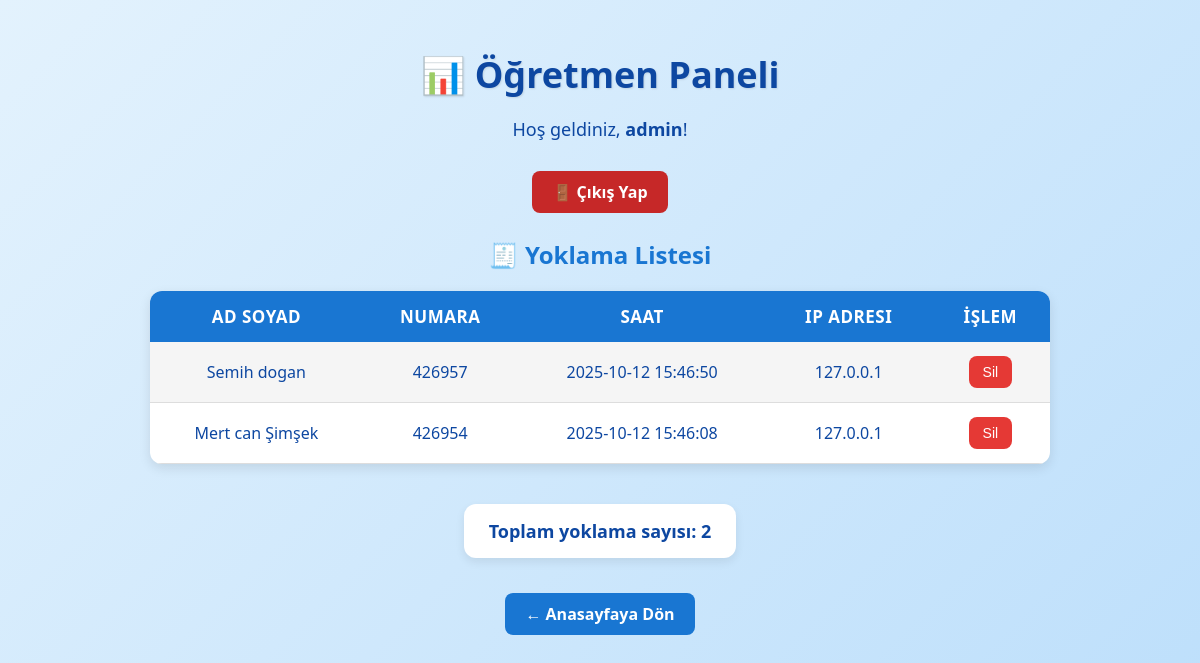
The page /dashboard (signed in) on the database its author committed.
### tables this page shows
CREATE TABLE attendance (
            id INTEGER PRIMARY KEY AUTOINCREMENT,
            student_id INTEGER,
            student_name TEXT NOT NULL,
            timestamp DATETIME DEFAULT CURRENT_TIMESTAMP, ip_address TEXT,
            FOREIGN KEY(student_id) REFERENCES students(id)
        );

CREATE TABLE students (
            id INTEGER PRIMARY KEY AUTOINCREMENT,
            student_number TEXT UNIQUE NOT NULL,
            name TEXT,
            password_hash TEXT NOT NULL
        );

### app.py (the view)
@app.route('/dashboard')
@teacher_required
def dashboard():
    conn = get_db()
    rows = conn.execute("""
        SELECT a.id, a.student_name, s.student_number, a.timestamp, a.ip_address
        FROM attendance a
        LEFT JOIN students s ON a.student_id = s.id
        ORDER BY a.timestamp DESC
    """).fetchall()
    adjusted_rows = []
    for row in rows:
        utc_time = datetime.strptime(row['timestamp'], "%Y-%m-%d %H:%M:%S")
        local_time = utc_time + timedelta(hours=3)
        row_dict = dict(row)
        row_dict['timestamp'] = local_time.strftime("%Y-%m-%d %H:%M:%S")
        adjusted_rows.append(row_dict)
    total = len(adjusted_rows)
    conn.close()
    return render_template('dashboard.html', attendances=adjusted_rows, total=total)

### app.py (called while the page is built)
def get_db():
    conn = sqlite3.connect(DB_PATH)
    conn.row_factory = sqlite3.Row
    return conn

def teacher_required(f):
    @wraps(f)
    def decorated(*args, **kwargs):
        if 'teacher' not in session:
            return redirect(url_for('teacher_login'))
        return f(*args, **kwargs)
    return decorated

### templates/dashboard.html (shortened to what this page needs)
<!DOCTYPE html>
<html>
<head>
  <link rel="stylesheet" href="{{ url_for('static', filename='dashboard.css') }}">
</head>
<body>
  <h1>📊 Öğretmen Paneli</h1>
  <p class="welcome">Hoş geldiniz, <strong>admin</strong>!</p>
  <a class="logout-btn" href="{{ url_for('logout') }}">🚪 Çıkış Yap</a>
  <h2>🧾 Yoklama Listesi</h2>
  <table>
    <tr>
        <th>Ad Soyad</th>
        <th>Numara</th>
        <th>Saat</th>
        <th>IP Adresi</th>
        <th>İşlem</th>
    </tr>
    {% for y in attendances %}
    <tr>
        <td>{{ y['student_name'] }}</td>
        <td>{{ y['student_number'] }}</td>
        <td>{{ y['timestamp'] }}</td>
        <td>{{ y['ip_address'] or '—' }}</td>
        <td>
            <form method="POST" action="{{ url_for('delete_attendance', id=y['id']) }}">
                <button type="submit" class="delete-btn">Sil</button>
            </form>
        </td>
    </tr>
    {% endfor %}
  </table>
  <p class="total">Toplam yoklama sayısı: {{ total }}</p>
  <br>
  <a href="{{ url_for('index') }}" class="logout-btn" style="background:#1976d2;">← Anasayfaya Dön</a>
</body>
</html>

### static/dashboard.css (style rules this page uses)
body { font-family: "Segoe UI", Tahoma, Geneva, Verdana, sans-serif; background: linear-gradient(135deg, #e3f2fd, #bbdefb); margin: 0; padding: 20px; text-align: center; min-height: 100vh; color: #0d47a1; }
h1 { color: #0d47a1; font-size: 36px; font-weight: 700; margin: 30px 0 15px; text-shadow: 1px 1px 2px rgba(0,0,0,0.1); }
h2 { font-size: 24px; margin: 25px 0 15px; color: #1976d2; }
.welcome { font-size: 18px; margin-bottom: 15px; }
table { width: 80%; max-width: 900px; margin: 20px auto; border-collapse: collapse; background: white; border-radius: 12px; box-shadow: 0 4px 12px rgba(0,0,0,0.1); overflow: hidden; font-size: 16px; }
th { background: #1976d2; color: white; padding: 14px 18px; font-size: 17px; text-transform: uppercase; letter-spacing: 0.5px; }
td { padding: 14px 18px; border-bottom: 1px solid #ddd; }
tr:nth-child(even) { background: #f5f5f5; }
.delete-btn { background: #e53935; color: white; border: none; border-radius: 8px; padding: 8px 14px; font-size: 14px; cursor: pointer; transition: 0.3s; }
.total { margin: 20px auto; background: white; padding: 15px 25px; border-radius: 12px; box-shadow: 0 4px 10px rgba(0,0,0,0.08); font-weight: bold; font-size: 18px; color: #0d47a1; display: inline-block; }
.logout-btn { background: #c62828; color: white; padding: 10px 20px; border-radius: 8px; text-decoration: none; transition: 0.3s; font-weight: bold; margin-top: 15px; display: inline-block; }

### rows shown on the page
attendance: student_name "Semih dogan", student_number "426957", timestamp "2025-10-12 15:46:50", ip_address "127.0.0.1"
attendance: student_name "Mert can Şimşek", student_number "426954", timestamp "2025-10-12 15:46:08", ip_address "127.0.0.1"

### other values the page prints
{{ total }} "2"
